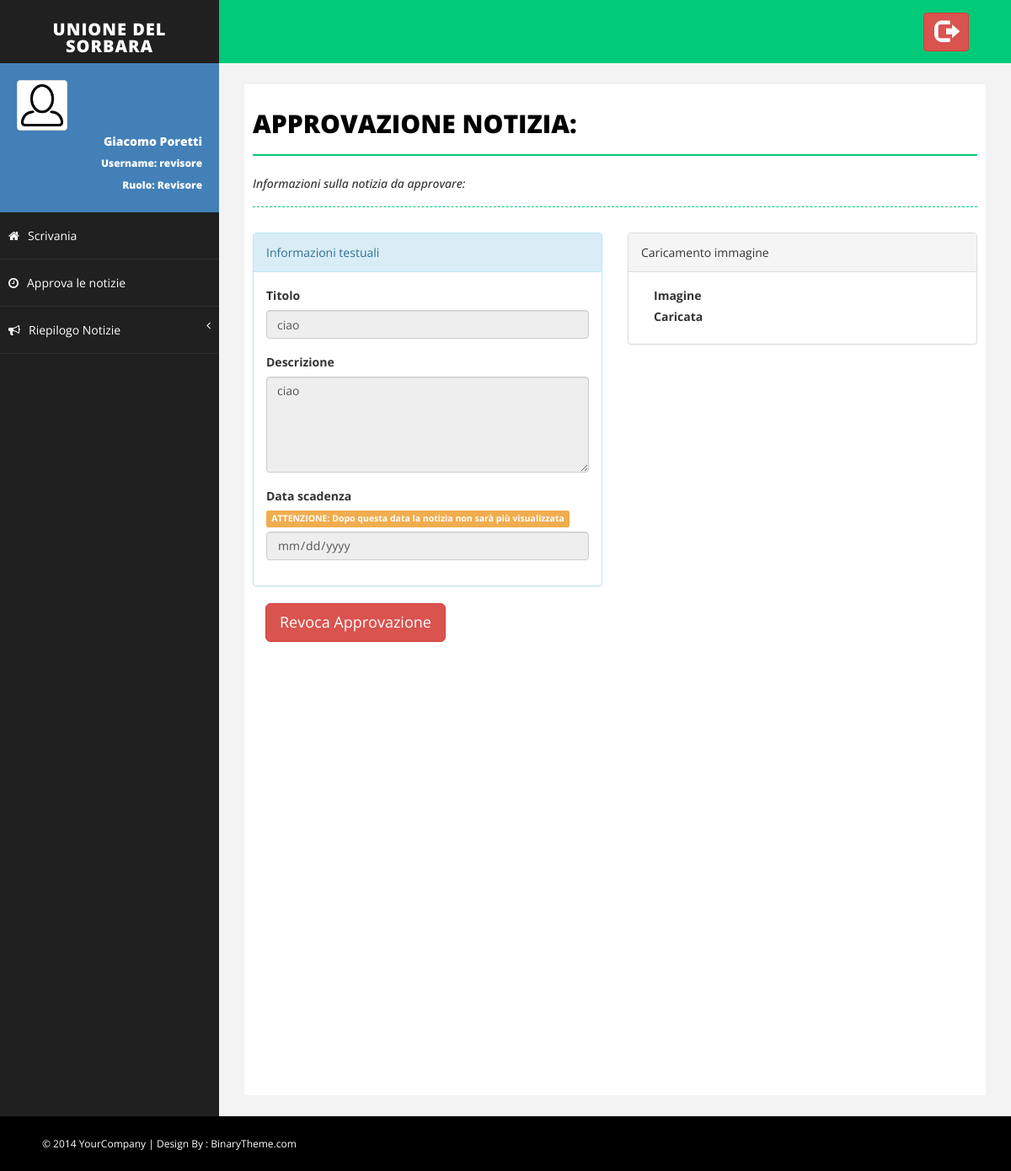
The page /approva/7 (signed in) on the database as committed earlier.
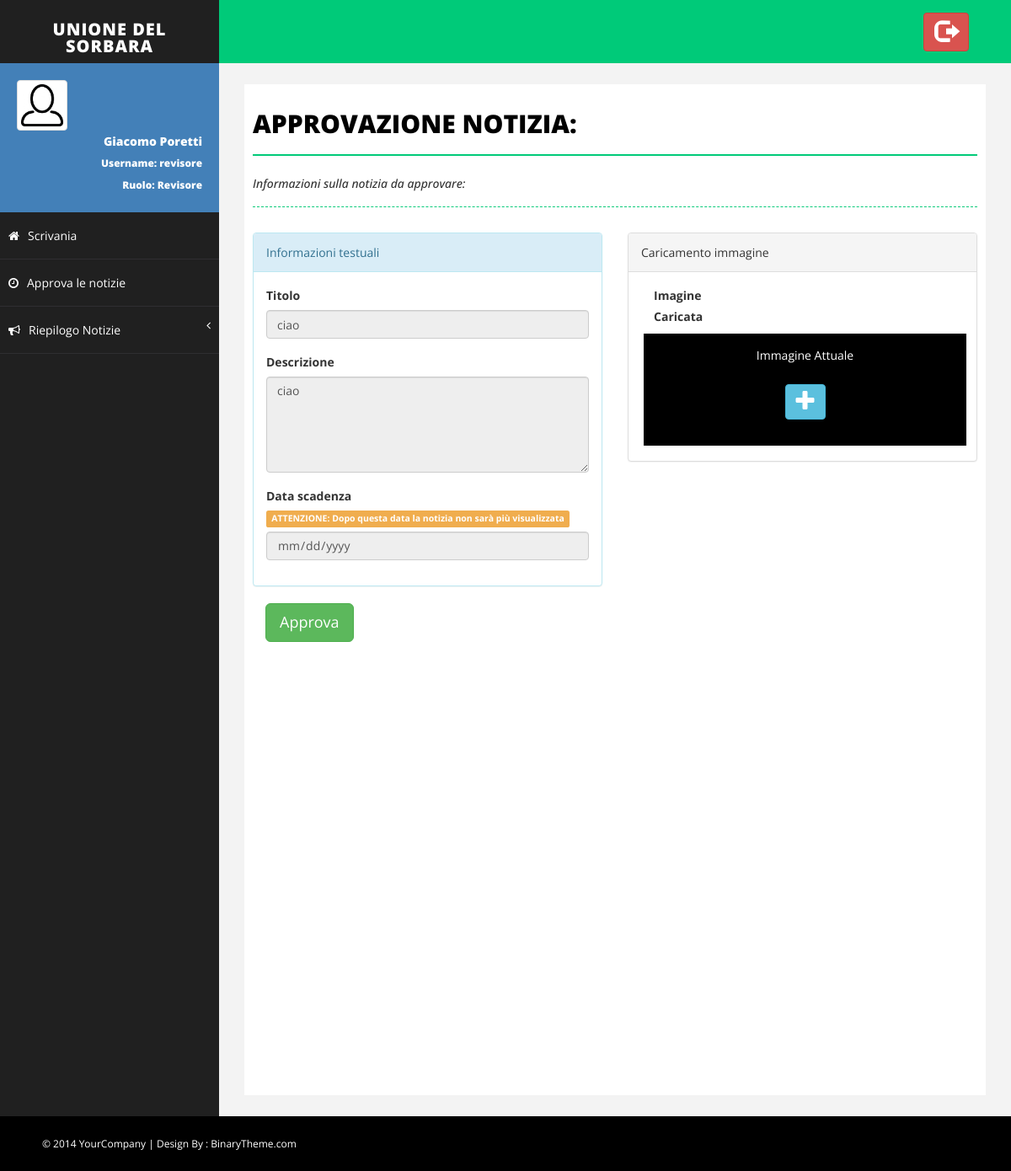
The same page on the database as committed later.
### Monitor/views.py (the view, shortened to what this page needs)
# urls.py: url(r'^approva/(?P<id_notizia>[0-9]+)$', views.approva_notizia, name='approva_notizia'),
@group_required('Revisore', login_url='/login')
def approva_notizia(request, id_notizia):
    notizia = Notizia.objects.filter(pk=id_notizia).last()
    if request.method == 'GET':
        return render(request, 'Monitor/approva_notizie.html', {'notizia': notizia})

### Monitor/templates/Monitor/approva_notizie.html (shortened to what the changed rows need)
{% extends 'Monitor/base.html' %}
{% block body %}
    <div id="page-inner">
        <form role="form" action="{% url 'Monitor:approva_notizia' notizia.id %}" method="post">
            <div class="row">
                <div class="col-md-12">
                    <h1 class="page-head-line">Approvazione notizia:</h1>
                    <h1 class="page-subhead-line">Informazioni sulla notizia da approvare:</h1>
                </div>
            </div>
            <div class="row">
                <div class="col-md-6">
                    <div class="panel panel-default">
                        <div class="panel-body">
                            <div class="form-group">
                                <div class="">
                                    {% if notizia.immagine %}
                                    <div id="port-folio">
                                                <div class="portfolio-item awesome mix_all"
                                                     data-cat="awesome"
                                                     style="display: inline-block;
                                                     opacity: 1;">
                                                    <div class="overlay">
                                                        <p>
                                                            <span>
                                                            Immagine Attuale
                                                            </span>
                                                        </p>
                                                        <a class="preview btn btn-info "
                                                           title="{{ notizia.titolo }}"
                                                           href="{{ notizia.immagine.url }}">
                                                            <i class="fa fa-plus fa-2x"></i>
                                                        </a>
                                                    </div>
                                                </div>
                                            </div>
                                    {% endif %}
                                </div>
                            </div>
                        </div>
                    </div>
                </div>
            </div>
            <div class="col-md-6">
                {% if notizia.approvata == False %}
                    <button type="submit" class="btn btn-lg btn-success" >Approva</button>
                {% else %}
                    <button type="submit" class="btn btn-lg btn-danger" >Revoca Approvazione</button>
                {% endif %}
            </div>
        </form>
    </div>
{% endblock %}

Rows that differ between the two databases and show on the page:
changed Notizia "ciao": approvata True → False (drawn)
Other text that changed with them:
text no longer shown: "Revoca Approvazione"
text now shown: "Immagine Attuale Approva"
